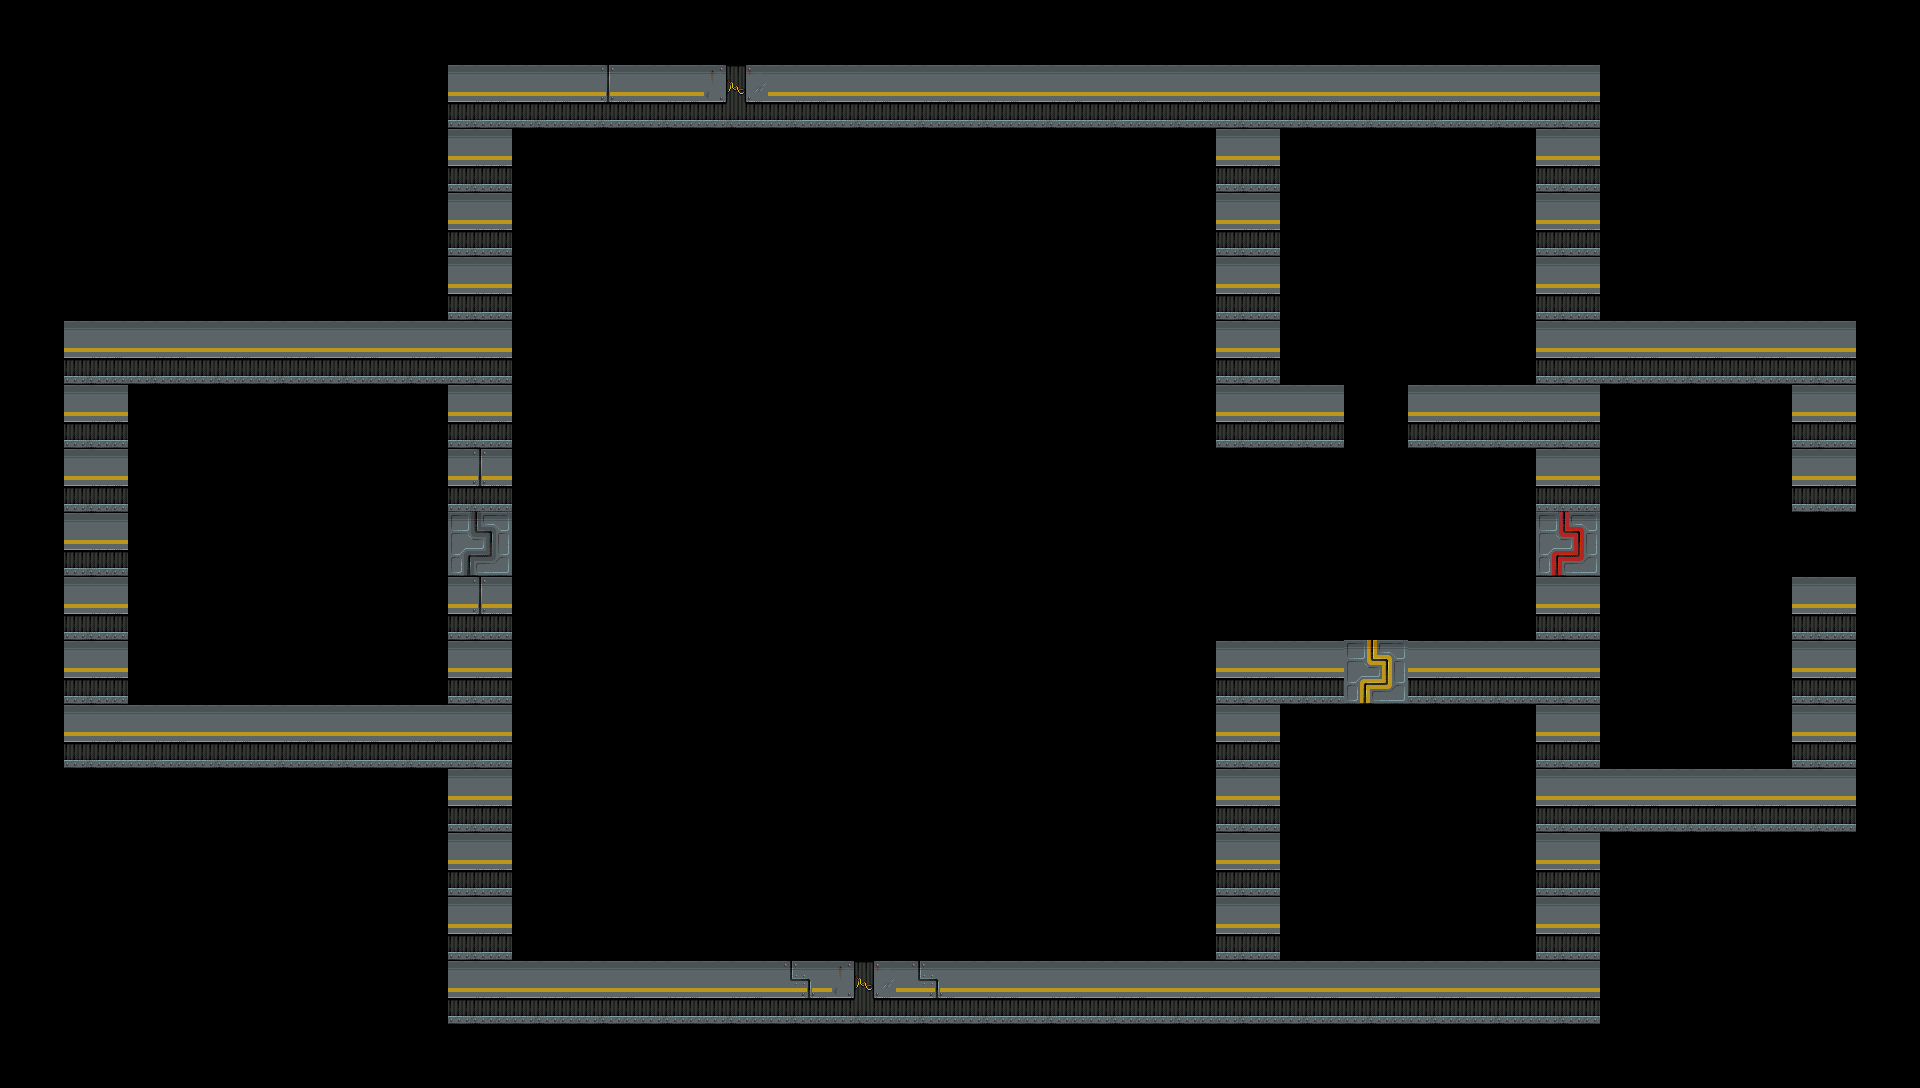

This game map was drawn from its Tiled (.tmx) file and the tilesets committed beside it. A one-line description and the trimmed map source follow:
An orthogonal 30x17 tile map with 64x64 px tiles, 3 tile layers (Floor, Walls, Doors) and 31 objects (9x enemy, 6x Weapon, 6x Item, 4x door, 4x Ammo, ...).

<map version="1.10" tiledversion="1.11.2" orientation="orthogonal" renderorder="right-down" width="30" height="17" tilewidth="64" tileheight="64" infinite="0" nextlayerid="11" nextobjectid="81">
 <properties>
  <property name="floor_color" value="#1e1e1e" />
  <property name="map_name" value="Deja Vu ?!" />
  <property name="music_file" value="assets/music/m2.wav" />
 </properties>
 <tileset firstgid="1" name="RetroFPSTileset" tilewidth="64" tileheight="64" tilecount="64" columns="8">
  <image source="textures/RetroFPSTileset.png" width="512" height="512" />
 </tileset>
 <layer id="4" name="Floor" width="30" height="17">
  <data>[510 cells, 0 non-empty, 0 distinct tile ids]</data>
 </layer>
 <layer id="2" name="Walls" width="30" height="17">
  <data>[510 cells, 107 non-empty, 5 distinct tile ids]</data>
 </layer>
 <layer id="5" name="Doors" width="30" height="17">
  <data>[510 cells, 4 non-empty, 4 distinct tile ids]</data>
 </layer>
 <objectgroup id="3" name="PlayerSpawn">
  <object id="3" name="playerStart" x="282.121" y="554.242">
   <point />
  </object>
 </objectgroup>
 <objectgroup id="6" name="DoorsObj">
  <object id="10" type="door" x="1536.03" y="512.228" width="64" height="64">
   <properties>
    <property name="auto_close_time" type="float" value="3" />
    <property name="axis" value="y" />
    <property name="required_key" value="red" />
    <property name="thickness" type="float" value="0.2" />
   </properties>
  </object>
  <object id="14" type="door" x="1344.33" y="384.227" width="64" height="64">
   <properties>
    <property name="auto_close_time" type="float" value="3" />
    <property name="axis" value="x" />
    <property name="required_key" value="blue" />
    <property name="thickness" type="float" value="0.2" />
   </properties>
  </object>
  <object id="13" type="door" x="448" y="512.25" width="64" height="64">
   <properties>
    <property name="auto_close_time" type="float" value="3" />
    <property name="axis" value="y" />
    <property name="required_key" value="None" />
    <property name="thickness" type="float" value="0.2" />
   </properties>
  </object>
  <object id="72" type="door" x="1344.33" y="640" width="64" height="64">
   <properties>
    <property name="auto_close_time" type="float" value="3" />
    <property name="axis" value="x" />
    <property name="required_key" value="yellow" />
    <property name="thickness" type="float" value="0.2" />
   </properties>
  </object>
 </objectgroup>
 <objectgroup id="7" name="EnemySpawns">
  <object id="61" type="enemy" x="959.333" y="658.667">
   <properties>
    <property name="enemy_type" value="serpentipede" />
   </properties>
   <point />
  </object>
  <object id="76" type="enemy" x="1015.33" y="764.667">
   <properties>
    <property name="enemy_type" value="serpentipede" />
   </properties>
   <point />
  </object>
  <object id="64" type="enemy" x="998" y="322.667">
   <properties>
    <property name="enemy_type" value="gunner" />
   </properties>
   <point />
  </object>
  <object id="78" type="enemy" x="980" y="536.667">
   <properties>
    <property name="enemy_type" value="plutonworm" />
   </properties>
   <point />
  </object>
  <object id="79" type="enemy" x="868" y="406.667">
   <properties>
    <property name="enemy_type" value="plutonworm" />
   </properties>
   <point />
  </object>
  <object id="80" type="enemy" x="880" y="732.667">
   <properties>
    <property name="enemy_type" value="plutonworm" />
   </properties>
   <point />
  </object>
  <object id="73" type="enemy" x="1100" y="648">
   <properties>
    <property name="enemy_type" value="serpentipede" />
   </properties>
   <point />
  </object>
  <object id="74" type="enemy" x="1088" y="464">
   <properties>
    <property name="enemy_type" value="gunner" />
   </properties>
   <point />
  </object>
  <object id="77" type="enemy" x="964" y="428">
   <properties>
    <property name="enemy_type" value="shotgunner" />
   </properties>
   <point />
  </object>
 </objectgroup>
 <objectgroup id="9" name="Pickups">
  <object id="28" name="shells" type="Ammo" x="382.667" y="463.333">
   <properties>
    <property name="ammo_type" value="shells" />
    <property name="amount" type="int" value="20" />
    <property name="sprite" value="assets/pickups/ammo/ammo_shells.png" />
   </properties>
   <point />
  </object>
  <object id="33" name="shotgun" type="Weapon" x="386.667" y="643.333">
   <properties>
    <property name="ammo_type" value="shells" />
    <property name="amount" type="int" value="8" />
    <property name="sprite" value="assets/pickups/weapons/shotgun.png" />
    <property name="weapon_name" value="shotgun" />
   </properties>
   <point />
  </object>
  <object id="29" name="bullets" type="Ammo" x="1720" y="600">
   <properties>
    <property name="ammo_type" value="bullets" />
    <property name="amount" type="int" value="50" />
    <property name="sprite" value="assets/pickups/ammo/ammo_bullets.png" />
   </properties>
   <point />
  </object>
  <object id="31" name="cells" type="Ammo" x="1472" y="240">
   <properties>
    <property name="ammo_type" value="cells" />
    <property name="amount" type="int" value="100" />
    <property name="sprite" value="assets/pickups/ammo/ammo_cells.png" />
   </properties>
   <point />
  </object>
  <object id="32" name="rockets" type="Ammo" x="1370" y="882">
   <properties>
    <property name="ammo_type" value="rockets" />
    <property name="amount" type="int" value="5" />
    <property name="sprite" value="assets/pickups/ammo/ammo_rockets.png" />
   </properties>
   <point />
  </object>
  <object id="34" name="rocketlauncher" type="Weapon" x="1484" y="886">
   <properties>
    <property name="ammo_type" value="rockets" />
    <property name="amount" type="int" value="10" />
    <property name="sprite" value="assets/pickups/weapons/rocketlauncher.png" />
    <property name="weapon_name" value="rocketlauncher" />
   </properties>
   <point />
  </object>
  <object id="36" name="chainsaw" type="Weapon" x="1154" y="905">
   <properties>
    <property name="ammo_type" value="" />
    <property name="amount" type="int" value="10" />
    <property name="sprite" value="assets/pickups/weapons/chainsaw.png" />
    <property name="weapon_name" value="chainsaw" />
   </properties>
   <point />
  </object>
  <object id="37" name="chaingun" type="Weapon" x="1674" y="496">
   <properties>
    <property name="ammo_type" value="bullets" />
    <property name="amount" type="int" value="20" />
    <property name="sprite" value="assets/pickups/weapons/chaingun.png" />
    <property name="weapon_name" value="chaingun" />
   </properties>
   <point />
  </object>
  <object id="38" name="bfg" type="Weapon" x="1382" y="260">
   <properties>
    <property name="ammo_type" value="cells" />
    <property name="amount" type="int" value="40" />
    <property name="sprite" value="assets/pickups/weapons/bfg.png" />
    <property name="weapon_name" value="bfg" />
   </properties>
   <point />
  </object>
  <object id="39" name="plasmagun" type="Weapon" x="1470" y="332">
   <properties>
    <property name="ammo_type" value="cells" />
    <property name="amount" type="int" value="40" />
    <property name="sprite" value="assets/pickups/weapons/plasmagun.png" />
    <property name="weapon_name" value="plasmagun" />
   </properties>
   <point />
  </object>
  <object id="41" name="medikit" type="Item" x="584" y="897">
   <properties>
    <property name="amount" type="int" value="25" />
    <property name="item_type" value="item_medikit" />
    <property name="sprite" value="assets/pickups/items/item_medikit.png" />
   </properties>
   <point />
  </object>
  </objectgroup>
 <objectgroup id="10" name="LevelExit">
  <!-- 1 objects omitted --></objectgroup>
</map>
<!-- 6 of 31 objects omitted -->